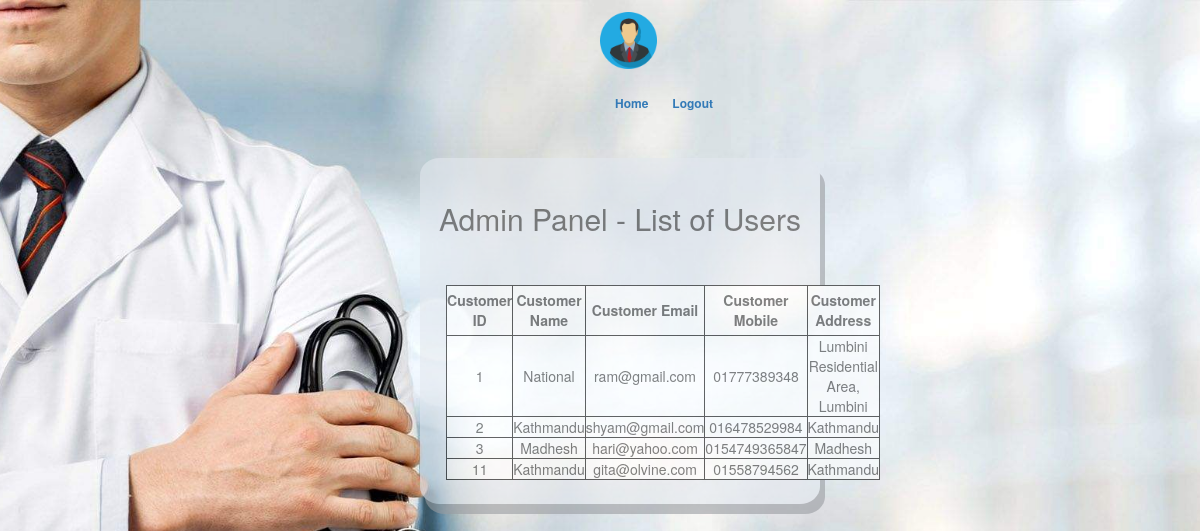
Screenshot of /adsearchuser.php with the database file from the repository.
### tables this page shows
CREATE TABLE `customer` (
  `cuEmail` varchar(40) NOT NULL,
  `cuMobile` varchar(40) NOT NULL,
  `cuAddress` varchar(40) NOT NULL,
  `cuName` varchar(40) NOT NULL,
  `cuId` int(11) NOT NULL
);

### adsearchuser.php (the view, shortened to what this page needs)
<!DOCTYPE html>
<html class="no-js">
<html lang="en-US">
<head>
    <link rel="stylesheet" type="text/css" href="css/font-awesome.min.css" media="all" />
    <link rel="stylesheet" type="text/css" href="css/normalize.css" media="all" />
    <link rel="stylesheet" type="text/css" href="css/bootstrap.css" media="all" />
    <link rel="stylesheet" type="text/css" href="style.css" media="all" />
</head>
<body class="login">
    <div class="header-area">
        <div class="header-top">
            <div class="container">
                <a href="#"><img src="img/admin.png" style="max-height: 5%;max-width: 5%;margin-left: 50%;opacity:1.0;"></a>
                <div class="menu col-md-5" style="margin-left: 20%;margin-top: 2%">
                    <ul class="list-unstyled list-inline pull-right">
                        <li><a href="adminhome.php">Home</a></li>
						<li><a href="logout.php">Logout</a></li>
                    </ul>
                </div>
            </div>
        </div>
    </div>
    <div class="main-area">
        <div class="login">
            <form class="col-md-4 col-sm-offset-4 text-center" style="margin: 2%;background-color: #e3e8ef;border: 1px #e3e8ef;border-radius: 5%; opacity:0.6;filter: alpha(opacity=60);text-align: center;margin-left: 35%;padding-top: 2%;padding-bottom: 2%;box-shadow: 5px 10px #989ba0;">
                <h2>Admin Panel - List of Users</h2>
                <br>
                <br>
                <table style="background:white;border:1px solid black;" class="text-center">
                <thead>
                    <tr style="padding-left: 10px;">
                        <th style="border:1px solid black">Customer ID</th>
                        <th style="border:1px solid black">Customer Name</th>
                        <th style="border:1px solid black">Customer Email</th>
                        <th style="border:1px solid black">Customer Mobile</th>
                        <th style="border:1px solid black">Customer Address</th>
                    </tr>
                </thead>
                <tbody>
                    <?php
                    $con=mysqli_connect("localhost","root","");
                    mysqli_select_db($con,'medicineguide');
                        $resul = mysqli_query($con,"SELECT * FROM customer;") or die("Failed to fetch".mysql_error());
                    while( $row = mysqli_fetch_assoc( $resul) ){
                                    echo "<tr><td>{$row['cuId']}</td><td>{$row['cuName']}</td><td>{$row['cuEmail']}</td><td>{$row['cuMobile']}</td><td>{$row['cuAddress']}</td></tr>\n";
                                        }
                    ?>
                  </tbody>
                </table>
            </form>
            <br>
        </div>
    </div>
</body>
</html>

### style.css (style rules this page uses)
.header-top { padding: 1%; }
.menu { margin-left: 150px; }
.menu a { text-decoration: none; font-weight: bold; margin-left: 10px; }
.login { background: url(images/13.jpg) no-repeat center center fixed; -webkit-background-size: cover; -moz-background-size: cover; -o-background-size: cover; background-size: cover; }
.login a { font-size: 12px; line-height: 0; }
table, td, th { border: 1px solid black; text-align: center; }
table { border-collapse: collapse; width: 90%; margin-left: 3%; }
th { height: 50px; text-align: center; }

### adsearchuser.php (style rules this page uses)
html { background: url(images/13.jpg) no-repeat center center fixed; -webkit-background-size: cover; -moz-background-size: cover; -o-background-size: cover; background-size: cover; }

### rows the page displays
customer: cuId "1", cuName "National", cuEmail "ram@gmail.com", cuMobile "01777389348", cuAddress "Lumbini Residential Area, Lumbini"
customer: cuId "2", cuName "Kathmandu", cuEmail "shyam@gmail.com", cuMobile "016478529984", cuAddress "Kathmandu"
customer: cuId "3", cuName "Madhesh", cuEmail "hari@yahoo.com", cuMobile "0154749365847", cuAddress "Madhesh"
customer: cuId "11", cuName "Kathmandu", cuEmail "gita@olvine.com", cuMobile "01558794562", cuAddress "Kathmandu"
